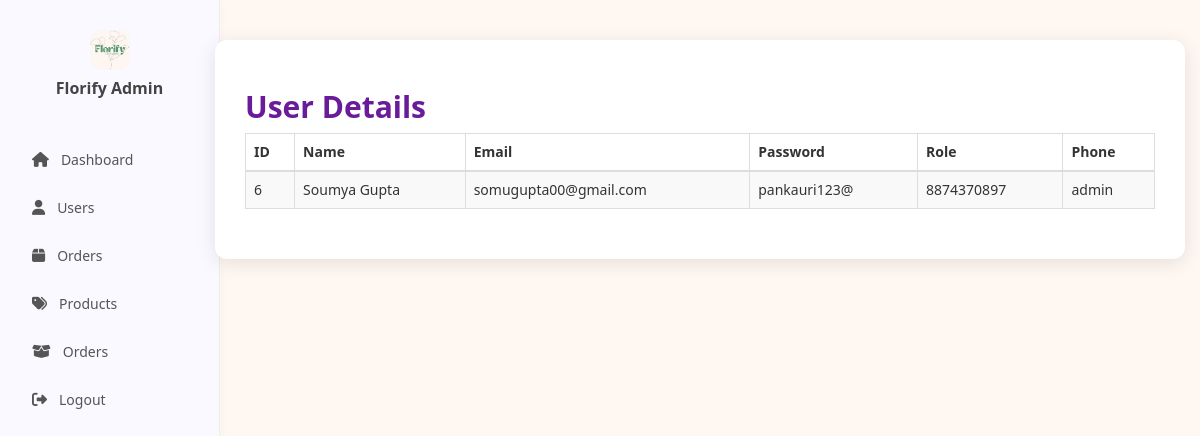
The page /admin/view_user.php on the database its author committed.
### tables this page shows
CREATE TABLE `users` (
  `user_id` int(11) NOT NULL,
  `Name` varchar(50) DEFAULT NULL,
  `email_id` varchar(30) DEFAULT NULL,
  `password` varchar(30) DEFAULT NULL,
  `phoneNo` bigint(20) DEFAULT NULL,
  `role` varchar(10) NOT NULL
);

### admin/view_user.php (the view, shortened to what this page needs)
<!DOCTYPE html>
<html lang="en">
<head>
    <link rel="stylesheet" type="text/css" href="bootstrap/css/bootstrap.min.css">
</head>
<body>
    <?php include_once("header.php"); ?>
    <div class="content-container">
        <h2 class="mb-4">User Details</h2>
        <?php
            $con = mysqli_connect("localhost", "root", "", "florifydb");
            $qry = "SELECT * FROM users";
            $result = mysqli_query($con, $qry);
            echo "<table class='table table-bordered table-striped'>";
            echo "<thead class='thead-dark'>
                    <tr>
                        <th>ID</th>
                        <th>Name</th>
                        <th>Email</th>
                        <th>Password</th>
                        <th>Role</th>
                        <th>Phone</th>
                    </tr>
                  </thead>";
            echo "<tbody>";
            while($row = mysqli_fetch_array($result)){
                echo "<tr>";
                echo "<td>$row[0]</td>";
                echo "<td>$row[1]</td>";
                echo "<td>$row[2]</td>";
                echo "<td>$row[3]</td>";
                echo "<td>$row[4]</td>";
                echo "<td>$row[5]</td>";
                echo "</tr>";
            }
            echo "</tbody></table>";
        ?>
    </div>
</body>
</html>

### admin/view_user.php (style rules this page uses)
body { background-color: #fff7f1; }
.content-container { max-width: 1000px; margin: 40px auto; background-color: white; padding: 30px; border-radius: 12px; box-shadow: 0 4px 20px rgba(0, 0, 0, 0.1); }
h2 { color: #6a1b9a; font-weight: 600; }

### admin/header.php (style rules this page uses)
body { margin: 0; padding: 0; overflow-x: hidden; font-family: 'Segoe UI', sans-serif; }

### rows shown on the page
users: user_id "6", Name "Soumya Gupta", email "somugupta00@gmail.com", password "pankauri123@", phoneNo "8874370897", role "admin"
